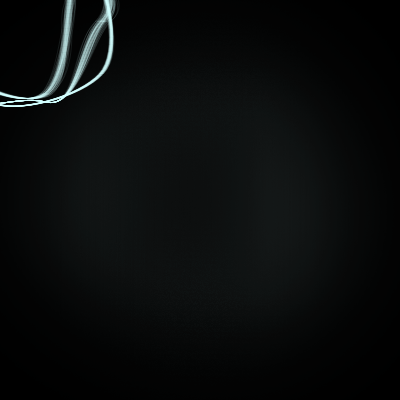
Frame 1 (no input)
Frame 2 (the mouse pressed at the canvas centre, redrawn once): identical to frame 1, image omitted

The p5.js sketch that drew this single still picture (run headless with seeded random() and noise() and a simulated clock; the mouse was pressed at the canvas centre and the sketch redrawn once):

// p5.js sketch
// ── sketch.js
var Canvass;

const R = 70;
let theta = 0;

let pts = [];
let nCurves = 20;
let npts = nCurves*2 ; // Add 2 if curve is not closed.


function preload() {

}

function setup() {
    Cannvass = createCanvas(400,400);
    let bgCol = 0;
    background(bgCol);
    generateCpts();

    acurve = new LongCurve(pts);

    translate(width/2,height/2);

    drawArt();
    filter(BLUR,50)
    background(bgCol,40);
    drawArt();
    noLoop();
}



function draw() {

}

function generateCpts(){

     // Adding first curve i.e. first 4 points
     for(let i = 0; i < npts; i++){
        let v = p5.Vector.fromAngle(theta, R + randomGaussian(40,20));
        pts.push(v)
        theta += 3/TWO_PI;
    }
    //Last tow points are same as first two points to close the curve. 
    pts.push(pts[0]);
    pts.push(pts[1]);

}


function drawArt(){
    for(let k = 0; k < 100; k++){
        acurve.show();
        acurve.perturb();
        acurve.strWt = 0.1;
    }
    //acurve.show();

}





function keyPressed() {
    
    if(keyCode == DELETE){
        console.log('Animation Stopped');
        noLoop();
    }
}


// ── longCurve.js
class LongCurve{

    constructor(cpts){

        this.cpts = cpts; // Points to draw
        this.basePts = [] // Basic points of the curve
        for(let i = 0; i < cpts.length; i++) this.basePts[i] = cpts[i].copy();
        
    
        this.nCurves = 0.5*cpts.length - 1 // Number of curves
        this.Len  = this.totalLength();   // Total approx length 
        this.sCon = 2*(this.Len**0.4);
        this.strWt = 2;  // Stroke weight
        this.strCol = '#cff7f6' // Stroke color
    }


    resetBasePoints(){
        this.cpts = []; // Original points
        for(let i = 0; i < basePts.length; i++){
            this.cpts[i] = basePts[i].copy();
        }
    }


    // FUnction to calculat the total length of the contnuous curve. If needed
    totalLength(){

        let clen = 0;
        let pts;

        for(let i = 0; i < this.nCurves; i++){
            let idx = i*2;
            pts = [ p5.Vector.add(this.cpts[idx], this.cpts[idx+1]).mult(0.5),
                    this.cpts[idx+1],
                    this.cpts[idx+2],
                    p5.Vector.add(this.cpts[idx+2], this.cpts[idx+3]).mult(0.5)
                ];
            
            clen += this.segmentLength(pts);
        }

        return clen;

    }

    segmentLength(cpts){
        // Approx length of a cubic bezier curve
        let l1 = p5.Vector.dist(cpts[0],cpts[3]);
        let l2 = p5.Vector.dist(cpts[0], cpts[1]) +  p5.Vector.dist(cpts[1], cpts[2]) +  p5.Vector.dist(cpts[2], cpts[3]) 

        return (l1 + l2) / 2;

    }



    show(){

        // Drawing continuous bezier curves with shape
        push();
            stroke(this.strCol);
            strokeWeight(this.strWt);
            noFill();
            
            beginShape();
            vertex( 0.5 * (this.cpts[0].x +this.cpts[1].x),
                    0.5 * (this.cpts[0].y +this.cpts[1].y), );

                for(let i = 0; i < nCurves; i++){
                    let idx = i*2;
                    bezierVertex(
                        pts[idx+1].x,  pts[idx+1].y,
                        pts[idx+2].x,  pts[idx+2].y,
                        0.5 * (pts[idx+2].x +pts[idx+3].x), 0.5 * (pts[idx+2].y +pts[idx+3].y)
                    );
                }
            endShape();
        pop();


    }



    perturb(){

        for(let i = 0; i < this.cpts.length; i++){
            this.cpts[i].x = this.basePts[i].x  + i*(this.cpts.length - 1)*(1/(this.cpts.length*this.cpts.length))*randomGaussian(0,5);
            this.cpts[i].y = this.basePts[i].y  + randomGaussian(0,0);
        }

        this.Len = this.totalLength();
        this.strWt = this.sCon/(this.Len**0.4);
    }

}
